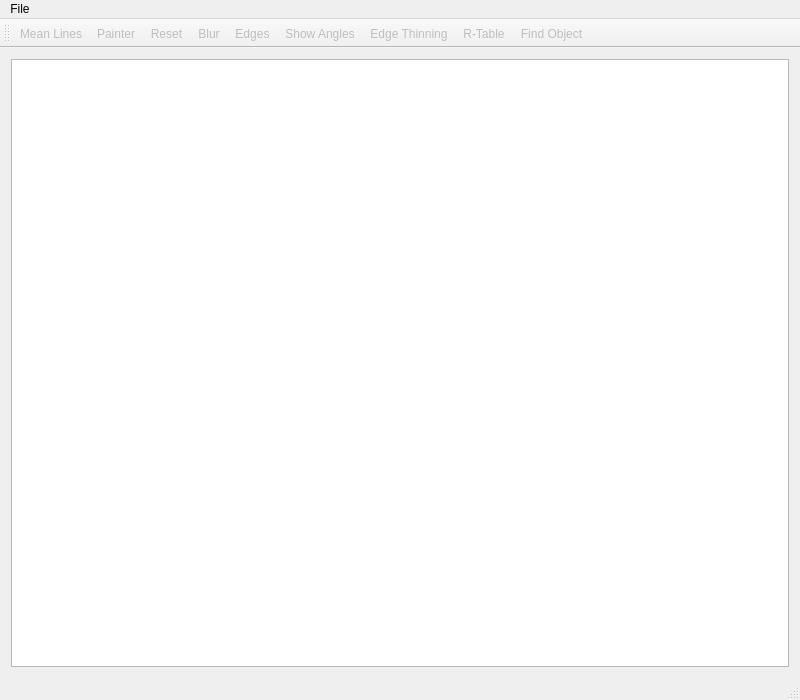
<?xml version="1.0" encoding="UTF-8"?>
<ui version="4.0">
 <class>MainWindow</class>
 <widget class="QMainWindow" name="MainWindow">
  <property name="geometry">
   <rect>
    <x>0</x>
    <y>0</y>
    <width>800</width>
    <height>700</height>
   </rect>
  </property>
  <property name="windowTitle">
   <string>MainWindow</string>
  </property>
  <widget class="QWidget" name="centralWidget">
   <layout class="QGridLayout" name="gridLayout">
    <item row="0" column="1">
     <widget class="QGraphicsView" name="graphicsView">
      <property name="sizePolicy">
       <sizepolicy hsizetype="Expanding" vsizetype="Expanding">
        <horstretch>0</horstretch>
        <verstretch>0</verstretch>
       </sizepolicy>
      </property>
     </widget>
    </item>
   </layout>
  </widget>
  <widget class="QMenuBar" name="menuBar">
   <property name="geometry">
    <rect>
     <x>0</x>
     <y>0</y>
     <width>800</width>
     <height>20</height>
    </rect>
   </property>
   <widget class="QMenu" name="menuSpeed_Detector">
    <property name="title">
     <string>File</string>
    </property>
    <addaction name="actionLoad_Image"/>
    <addaction name="actionQuit"/>
   </widget>
   <addaction name="menuSpeed_Detector"/>
  </widget>
  <widget class="QToolBar" name="mainToolBar">
   <attribute name="toolBarArea">
    <enum>TopToolBarArea</enum>
   </attribute>
   <attribute name="toolBarBreak">
    <bool>false</bool>
   </attribute>
   <addaction name="actionMean_Lines"/>
   <addaction name="actionPainter"/>
   <addaction name="actionReset"/>
   <addaction name="actionBlur"/>
   <addaction name="actionEdges"/>
   <addaction name="actionShowAngles"/>
   <addaction name="actionEdge_Thinning"/>
   <addaction name="actionR_Table"/>
   <addaction name="actionFind_Object"/>
  </widget>
  <widget class="QStatusBar" name="statusBar"/>
  <action name="actionLoad_Image">
   <property name="text">
    <string>Load Image...</string>
   </property>
   <property name="shortcut">
    <string>Ctrl+O</string>
   </property>
  </action>
  <action name="actionMean_Lines">
   <property name="checkable">
    <bool>true</bool>
   </property>
   <property name="enabled">
    <bool>false</bool>
   </property>
   <property name="text">
    <string>Mean Lines</string>
   </property>
   <property name="toolTip">
    <string>Mean of every line</string>
   </property>
  </action>
  <action name="actionPainter">
   <property name="checkable">
    <bool>true</bool>
   </property>
   <property name="enabled">
    <bool>false</bool>
   </property>
   <property name="text">
    <string>Painter</string>
   </property>
   <property name="toolTip">
    <string>Paint Rectangle</string>
   </property>
  </action>
  <action name="actionReset">
   <property name="enabled">
    <bool>false</bool>
   </property>
   <property name="text">
    <string>Reset</string>
   </property>
   <property name="toolTip">
    <string>Reset image</string>
   </property>
  </action>
  <action name="actionBlur">
   <property name="enabled">
    <bool>false</bool>
   </property>
   <property name="text">
    <string>Blur</string>
   </property>
   <property name="toolTip">
    <string>Add blur</string>
   </property>
  </action>
  <action name="actionEdges">
   <property name="enabled">
    <bool>false</bool>
   </property>
   <property name="text">
    <string>Edges</string>
   </property>
   <property name="toolTip">
    <string>Edge detection</string>
   </property>
  </action>
  <action name="actionShowAngles">
   <property name="checkable">
    <bool>true</bool>
   </property>
   <property name="enabled">
    <bool>false</bool>
   </property>
   <property name="text">
    <string>Show Angles</string>
   </property>
   <property name="toolTip">
    <string>Show sobel angles</string>
   </property>
  </action>
  <action name="actionEdge_Thinning">
   <property name="enabled">
    <bool>false</bool>
   </property>
   <property name="text">
    <string>Edge Thinning</string>
   </property>
   <property name="toolTip">
    <string>Apply a pass of edge thinning</string>
   </property>
  </action>
  <action name="actionQuit">
   <property name="text">
    <string>Quit</string>
   </property>
   <property name="shortcut">
    <string>Ctrl+Q</string>
   </property>
  </action>
  <action name="actionR_Table">
   <property name="enabled">
    <bool>false</bool>
   </property>
   <property name="text">
    <string>R-Table</string>
   </property>
   <property name="toolTip">
    <string>Generate R-Table</string>
   </property>
  </action>
  <action name="actionFind_Object">
   <property name="checkable">
    <bool>true</bool>
   </property>
   <property name="enabled">
    <bool>false</bool>
   </property>
   <property name="text">
    <string>Find Object</string>
   </property>
  </action>
 </widget>
 <layoutdefault spacing="6" margin="11"/>
 <resources/>
 <connections/>
</ui>
